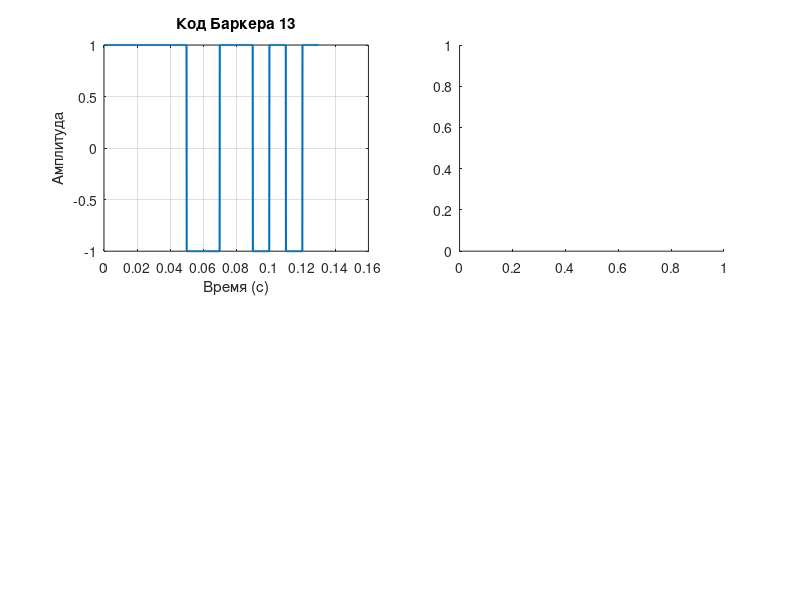

Recreate this plot in MATLAB. (Note: this script raises an error after producing the figure.)
 %generationSignalWithNegativeFrequencies.m
% Генерация кода Баркера, гармонического сигнала и построение спектров с отрицательными частотами
clear; close all; clc;

% Параметры
c = 13;              % Длина кода Баркера
fs = 10000;          % Частота дискретизации, Гц
freq = 100;          % Частота гармонического сигнала, Гц
period = 1/freq;     % Период сигнала
duration = period * c; % Общая длительность сигнала

% Временная ось
t = linspace(0, duration, floor(fs*duration));

% --- Генерация кода Баркера вручную ---
cb3 = [1, 1, 1, 1, 1, -1, -1, 1, 1, -1, 1, -1, 1];
sig = zeros(size(t));
period_sample_count = floor(length(t)/c);

for i = 1:c
    start_idx = (i-1)*period_sample_count + 1;
    end_idx = i*period_sample_count;
    if end_idx > length(t)
        end_idx = length(t);
    end
    sig(start_idx:end_idx) = cb3(i);
end

% --- Построение графика кода Баркера ---
figure('Position',[100 100 1200 600]);
subplot(2,2,1);
plot(t, sig, 'LineWidth', 1.5);
title(['Код Баркера ', num2str(c)]);
xlabel('Время (с)');
ylabel('Амплитуда');
grid on;

% --- Вычисление и построение спектра кода Баркера с отрицательными частотами ---
subplot(2,2,2);
plotSpectrumWithNegativeFrequencies(sig, fs);
title(['Спектр кода Баркера ', num2str(c)]);

% --- Генерация гармонического сигнала, модулированного кодом Баркера ---
t2 = linspace(0, duration, floor(fs*duration));
signal = zeros(size(t2));

for i = 1:c
    start_idx = (i-1)*period_sample_count + 1;
    end_idx = i*period_sample_count;
    if end_idx > length(t2)
        end_idx = length(t2);
    end
    signal(start_idx:end_idx) = cb3(i) * sin(2*pi*freq*t2(start_idx:end_idx));
end

% --- Построение графика гармонического сигнала ---
subplot(2,2,3);
plot(t2, signal, 'LineWidth', 1.5);
title(['Гармонический сигнал, модулированный кодом Баркера ', num2str(c)]);
xlabel('Время (с)');
ylabel('Амплитуда');
grid on;

% --- Вычисление и построение спектра гармонического сигнала с отрицательными частотами ---
subplot(2,2,4);
plotSpectrumWithNegativeFrequencies(signal, fs);
title('Амплитудный спектр гармонического сигнала');

% --- Функция вычисления и построения спектра с отрицательными частотами ---
function plotSpectrumWithNegativeFrequencies(signal, fs)
    n = length(signal);
    % Вычисляем FFT
    fft_result = fft(signal);
    % Нормируем амплитуду
    amplitudes = abs(fft_result) / n;
    % Центрируем спектр (нулевая частота посередине)
    amplitudes = fftshift(amplitudes);
    % Формируем ось частот от -fs/2 до fs/2
    if mod(n,2) == 0
        f = (-n/2:n/2-1)*(fs/n);
    else
        f = (-(n-1)/2:(n-1)/2)*(fs/n);
    end
    frequencies = f;
    % Строим спектр
    plot(frequencies, amplitudes, 'LineWidth', 1.5);
    xlabel('Частота (Гц)');
    ylabel('Амплитуда');
    xlim([-fs/2 fs/2]);
    grid on;
end

